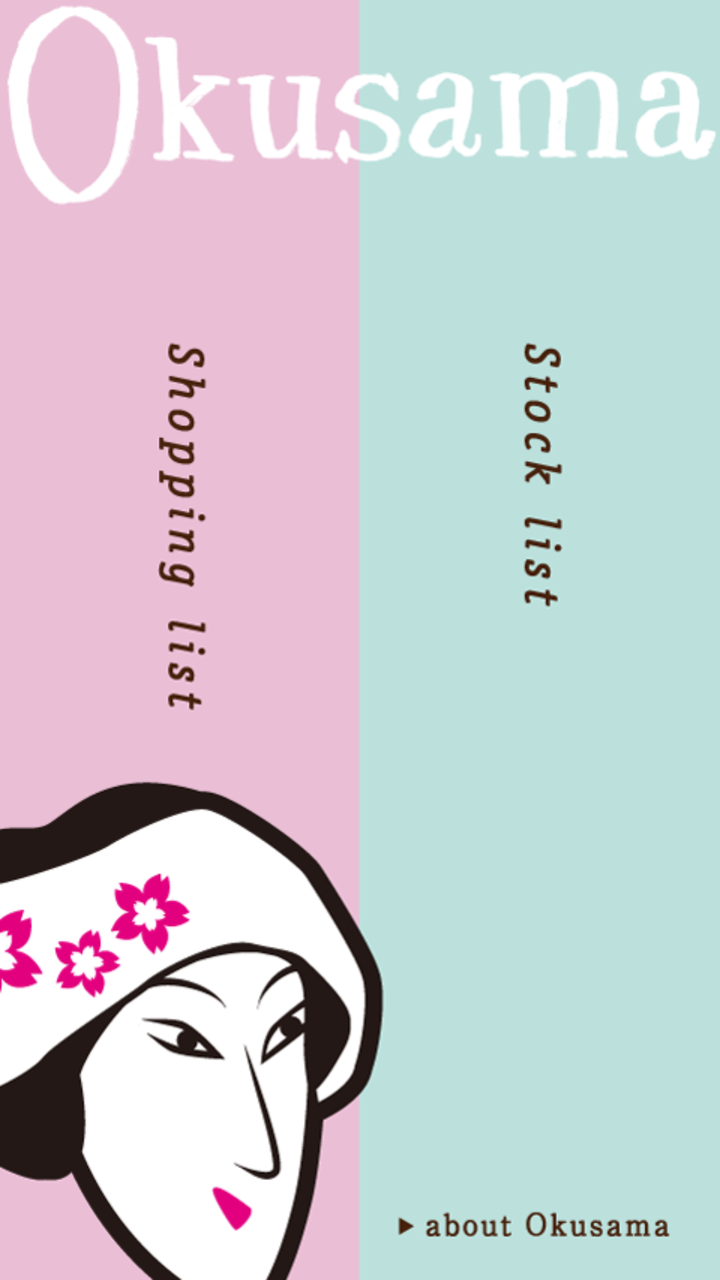
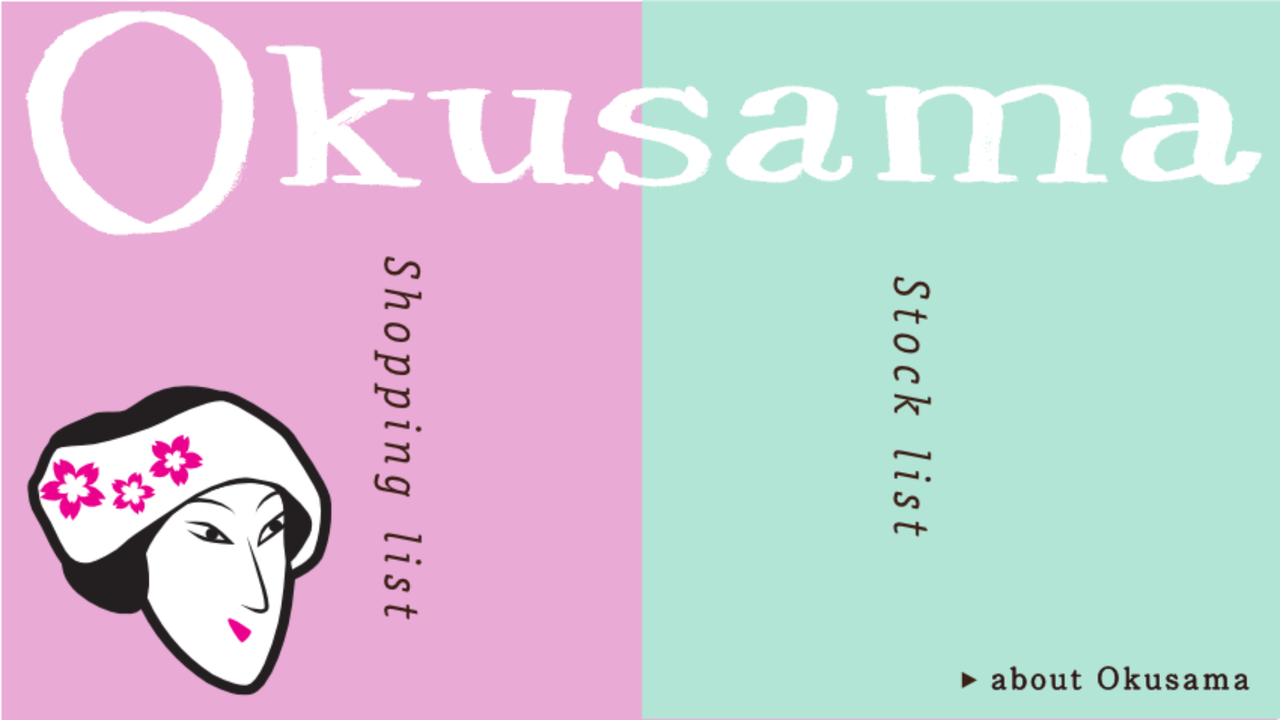

Two renders of one Android screen. The first uses the default layout on a phone; the second uses the alternative layout the repository ships for a different screen configuration, on a matching device. The two XML files are below.
<!-- AndroidManifest.xml: fallback theme Theme.MaterialComponents.DayNight.NoActionBar -->
<!-- res/layout/main.xml -->
<?xml version="1.0" encoding="utf-8"?>
<RelativeLayout
	xmlns:android="http://schemas.android.com/apk/res/android"
	android:layout_width="fill_parent"
	android:layout_height="fill_parent"
	android:orientation="vertical"
	android:background="@drawable/top"
>

	<LinearLayout
		android:id="@+id/LinearLayout02"
		android:layout_width="fill_parent"
		android:weightSum="2"
		android:orientation="horizontal"
		android:layout_above="@+id/MenuButtonLayout"
		android:layout_alignParentTop="true"
		android:layout_height="wrap_content"
		android:layout_marginTop="60dip"
	>
		<LinearLayout
			android:id="@+id/LinearLayout21"
			android:layout_weight="1"
			android:layout_width="fill_parent"
			android:gravity="center"
			android:layout_height="fill_parent"
		>
			<ImageView
				android:layout_width="135dip"
				android:id="@+id/mamoButton"
				android:clickable="true"
				android:src="@drawable/touch_b_stateful"
				android:layout_height="300dip"
			>
			</ImageView>
		</LinearLayout>
		<LinearLayout
			android:id="@+id/LinearLayout22"
			android:layout_weight="1"
			android:gravity="center"
			android:layout_height="fill_parent"
			android:layout_width="fill_parent"
		>
			<ImageView
				android:layout_width="135dip"
				android:id="@+id/listButton"
				android:clickable="true"
				android:src="@drawable/touch_b_stateful"
				android:layout_height="300dip"
			></ImageView>
		</LinearLayout>
	</LinearLayout>
	<LinearLayout
		android:id="@+id/aboutButtonLayout"
		android:layout_width="fill_parent"
		android:layout_height="60dip"
		android:weightSum="4"
		android:layout_alignParentBottom="true"
		android:gravity="right"
	>
		<ImageView
			android:layout_width="135dip"
			android:clickable="true"
			android:id="@+id/aboutButton"
			android:layout_height="60dip"
			android:src="@drawable/touch_s_b_stateful"
			android:layout_marginRight="10dip"
		></ImageView>
	</LinearLayout>
	
	</RelativeLayout>
<!-- resources referenced by this layout -->
<resources>
  <!-- drawable top: png bitmap (drawable-hdpi, 93424 bytes) -->
  <!-- drawable touch_b_stateful (drawable-hdpi) -->
  <?xml version="1.0" encoding="UTF-8"?>
  <selector xmlns:android="http://schemas.android.com/apk/res/android">
  	<item android:state_pressed="true" android:drawable="@drawable/hasen"/>
  	<item android:state_pressed="false" android:drawable="@drawable/tomei"/>
  </selector>
  <!-- drawable touch_s_b_stateful (drawable-mdpi) -->
  <?xml version="1.0" encoding="UTF-8"?>
  <selector xmlns:android="http://schemas.android.com/apk/res/android">
  	<item android:state_pressed="true" android:drawable="@drawable/hasen_s"/>
  	<item android:state_pressed="false" android:drawable="@drawable/tomei_s"/>
  </selector>
  <!-- drawable hasen: png bitmap (drawable-hdpi, 3537 bytes) -->
  <!-- drawable tomei: png bitmap (drawable-hdpi, 822 bytes) -->
  <!-- drawable hasen_s: png bitmap (drawable-hdpi, 636 bytes) -->
  <!-- drawable tomei_s: png bitmap (drawable-hdpi, 298 bytes) -->
</resources>
<!-- res/layout-land/main.xml (the repository's variant of the layout above) -->
<!-- drawn on the phone turned sideways -->
<?xml version="1.0" encoding="utf-8"?>
<RelativeLayout
	xmlns:android="http://schemas.android.com/apk/res/android"
	android:layout_width="fill_parent"
	android:layout_height="fill_parent"
	android:orientation="vertical" android:background="@drawable/top_land">

	<LinearLayout
		android:id="@+id/LinearLayout02"
		android:layout_width="fill_parent"
		android:orientation="horizontal"
		android:layout_above="@+id/MenuButtonLayout"
		android:layout_alignParentTop="true"
		android:layout_marginTop="40dip" android:layout_height="fill_parent">
		<LinearLayout
			android:id="@+id/LinearLayout21"
			android:layout_weight="1"
			android:layout_width="fill_parent"
			android:gravity="center"
			android:layout_height="fill_parent"
		>
			<ImageView
				android:id="@+id/mamoButton"
				android:clickable="true"
				android:src="@drawable/touch_b_stateful" android:layout_height="fill_parent" android:layout_width="fill_parent" android:layout_marginLeft="70dip" android:layout_marginBottom="10dip" android:layout_marginTop="10dip">
			</ImageView>
		</LinearLayout>
		<LinearLayout
			android:id="@+id/LinearLayout22"
			android:layout_weight="1"
			android:gravity="center"
			android:layout_height="fill_parent"
			android:layout_width="fill_parent"
		>
			<ImageView
				android:id="@+id/listButton"
				android:clickable="true"
				android:src="@drawable/touch_b_stateful" android:layout_height="fill_parent" android:layout_width="fill_parent" android:layout_marginRight="70dp" android:layout_marginBottom="10dip" android:layout_marginTop="10dip"></ImageView>
		</LinearLayout>
	</LinearLayout>
	<LinearLayout
		android:id="@+id/aboutButtonLayout"
		android:layout_alignParentBottom="true"
		android:gravity="right" android:layout_width="wrap_content" android:layout_alignParentRight="true" android:layout_height="wrap_content">
		<ImageView
			android:clickable="true"
			android:id="@+id/aboutButton"
			android:src="@drawable/touch_s_b_stateful"
			android:layout_height="50dip" android:layout_width="160dp"></ImageView>
	</LinearLayout>
	
	</RelativeLayout>
<!-- resources referenced by the variant -->
<!-- as the phone turned sideways resolves them -->
<resources>
  <!-- drawable top_land: png bitmap (drawable-hdpi, 50711 bytes) -->
  <!-- drawable touch_b_stateful (drawable-hdpi) -->
  <?xml version="1.0" encoding="UTF-8"?>
  <selector xmlns:android="http://schemas.android.com/apk/res/android">
  	<item android:state_pressed="true" android:drawable="@drawable/hasen"/>
  	<item android:state_pressed="false" android:drawable="@drawable/tomei"/>
  </selector>
  <!-- drawable touch_s_b_stateful (drawable-mdpi) -->
  <?xml version="1.0" encoding="UTF-8"?>
  <selector xmlns:android="http://schemas.android.com/apk/res/android">
  	<item android:state_pressed="true" android:drawable="@drawable/hasen_s"/>
  	<item android:state_pressed="false" android:drawable="@drawable/tomei_s"/>
  </selector>
  <!-- drawable hasen: png bitmap (drawable-hdpi, 3537 bytes) -->
  <!-- drawable tomei: png bitmap (drawable-hdpi, 822 bytes) -->
  <!-- drawable hasen_s: png bitmap (drawable-hdpi, 636 bytes) -->
  <!-- drawable tomei_s: png bitmap (drawable-hdpi, 298 bytes) -->
</resources>
